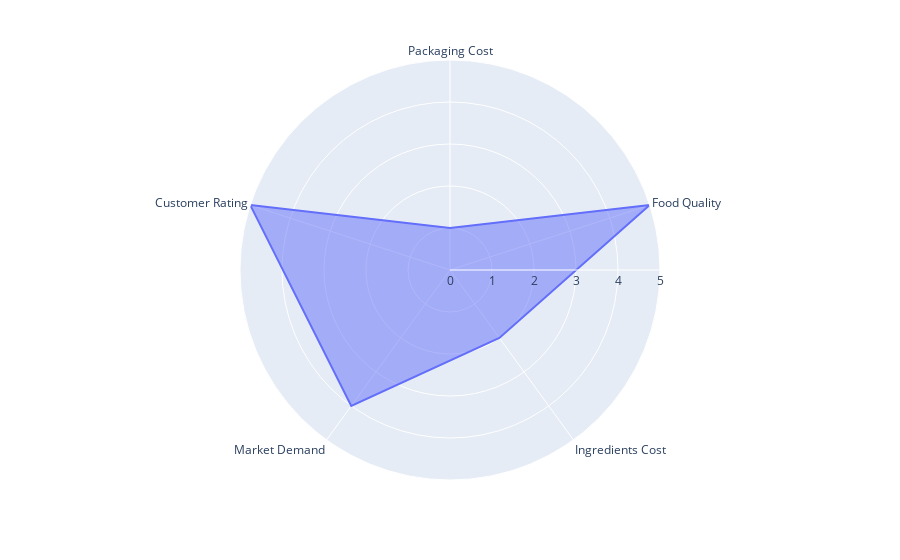

The cell this chart's notebook holds for it:
### Markdown cell above
For a filled line in a Radar Chart, use px.line_polar with fig.update_traces.

### Code cell
fig = px.line_polar(food_data, r='item_rating', theta='criteria', line_close=True)
fig.update_traces(fill='toself')
fig.show()

### Figure 1 — Plotly figure (JSON) as saved in the notebook; plotly's stock layout.template omitted (floating-point values rounded to 4 significant figures)
{"data": [{"fill": "toself", "hovertemplate": "item_rating=%{r}<br>criteria=%{theta}<extra></extra>", "legendgroup": "", "line": {"color": "#636efa", "dash": "solid"}, "marker": {"symbol": "circle"}, "mode": "lines", "name": "", "r": [1, 5, 2, 4, 5, 1], "showlegend": false, "subplot": "polar", "theta": ["Packaging Cost", "Food Quality", "Ingredients Cost", "Market Demand", "Customer Rating", "Packaging Cost"], "type": "scatterpolar"}], "layout": {"autosize": true, "legend": {"tracegroupgap": 0}, "margin": {"t": 60}, "polar": {"angularaxis": {"direction": "clockwise", "rotation": 90, "type": "category"}, "domain": {"x": [0, 1], "y": [0, 1]}, "radialaxis": {"autorange": true, "range": [0, 5], "type": "linear"}}}}
